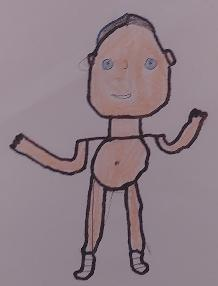
%> input picture Database_compressed/7 ans/bonhomme/personnage_7_13.jpg, 218 x 286 px
$ octave opti_cercle.m   (GNU Octave 9; MATLAB toolbox functions it lacks are replaced by stand-ins)
%> lines starting %> are read from the running program, lines starting %| are printed output that depends on the picture; in (x1, y1, x2, y2) boxes, pixels count from 0 and x2, y2 are one past the last pixel; in counts of white or black regions, pixels touching at a corner belong together; the program's own positions count from 1
### circle_hough.m
function [h, margin] = circle_hough(b, rrange, varargin)
%CIRCLE_HOUGH Hough transform for circles
%   [H, MARGIN] = CIRCLE_HOUGH(B, RADII) takes a binary 2-D image B and a
%   vector RADII giving the radii of circles to detect. It returns the 3-D
%   accumulator array H, and an integer MARGIN such that H(I,J,K) contains
%   the number of votes for the circle centred at B(I-MARGIN, J-MARGIN),
%   with radius RADII(K). Circles which pass through B but whose centres
%   are outside B receive votes.
%
%   [H, MARGIN] = CIRCLE_HOUGH(B, RADII, opt1, ...) allows options to be
%   set. Each option is a string, which if included has the following
%   effect:
%
%   'same' returns only the part of H corresponding to centre positions
%   within the image. In this case H(:,:,k) has the same dimensions as B,
%   and MARGIN is 0. This option should not be used if circles whose
%   centres are outside the image are to be detected.
%
%   'normalise' multiplies each slice of H, H(:,:,K), by 1/RADII(K). This
%   may be useful because larger circles get more votes, roughly in
%   proportion to their radius.
%
%   The spatial resolution of the accumulator is the same as the spatial
%   resolution of the original image. Smoothing the accumulator array
%   allows the effective resolution to be controlled, and this is probably
%   essential for sensitivity to circles of arbitrary radius if the spacing
%   between radii is greater than 1. If time or memory requirements are a
%   problem, a generalisation of this function to allow larger bins to be
%   used from the start would be worthwhile.
%
%   Each feature in B is allowed 1 vote for each circle. This function
%   could easily be generalised to allow weighted features.
%
%   See also CIRCLEPOINTS, CIRCLE_HOUGHPEAKS, CIRCLE_HOUGHDEMO
% Copyright David Young 2008, 2010
% argument checking
opts = {'same' 'normalise'};
narginchk(2, 2+length(opts));
validateattributes(rrange, {'double'}, {'real' 'positive' 'vector'});
if ~all(ismember(varargin, opts))
    error('Unrecognised option');
end
% get indices of non-zero features of b
[featR, featC] = find(b);
% set up accumulator array - with a margin to avoid need for bounds checking
[nr, nc] = size(b);
nradii = length(rrange);
margin = ceil(max(rrange));
nrh = nr + 2*margin;        % increase size of accumulator
nch = nc + 2*margin;
h = zeros(nrh*nch*nradii, 1, 'uint32');  % 1-D for now, uint32 a touch faster
% get templates for circles at all radii - these specify accumulator
% elements to increment relative to a given feature
tempR = []; tempC = []; tempRad = [];
for i = 1:nradii
    [tR, tC] = circlepoints(rrange(i));
    tempR = [tempR tR]; %#ok<*AGROW>
    tempC = [tempC tC];
    tempRad = [tempRad repmat(i, 1, length(tR))];
end
% Convert offsets into linear indices into h - this is similar to sub2ind.
% Take care to avoid negative elements in either of these so can use
% uint32, which speeds up processing by a factor of more than 3 (in version
% 7.5.0.342)!
tempInd = uint32( tempR+margin + nrh*(tempC+margin) + nrh*nch*(tempRad-1) );
featInd = uint32( featR' + nrh*(featC-1)' );
% Loop over features
for f = featInd
    % shift template to be centred on this feature
    incI = tempInd + f;
    % and update the accumulator
    h(incI) = h(incI) + 1;
end
% Reshape h, convert to double, and apply options
h = reshape(double(h), nrh, nch, nradii);
if ismember('same', varargin)
    h = h(1+margin:end-margin, 1+margin:end-margin, :);
    margin = 0;
end
if ismember('normalise', varargin)
    h = bsxfun(@rdivide, h, reshape(rrange, 1, 1, length(rrange)));
end
end

### circle_houghpeaks.m
function peaks = circle_houghpeaks(h, radii, varargin)
%CIRCLE_HOUGHPEAKS finds peaks in the output of CIRCLE_HOUGH
%   PEAKS = CIRCLE_HOUGHPEAKS(H, RADII, MARGIN, OPTIONS) locates the
%   positions of peaks in the output of CIRCLE_HOUGH. The result PEAKS is a
%   3 x N array, where each column gives the position and radius of a
%   possible circle in the original array. The first row of PEAKS has the
%   x-coordinates, the second row has the y-coordinates, and the third row
%   has the radii.
%
%   H is the 3D accumulator array returned by CIRCLE_HOUGH.
%
%   RADII is the array of radii which was passed as an argument to
%   CIRCLE_HOUGH.
%
%   MARGIN is optional, and may be omitted if the 'same' option was used
%   with CIRCLE_HOUGH. Otherwise, it should be the second result returned
%   by CIRCLE_HOUGH.
%
%   OPTIONS is a comma-separated list of parameter/value pairs, with the
%   following effects:
%
%   'Smoothxy' causes each x-y layer of H to be smoothed before peak
%   detection using a 2D Gaussian kernel whose "sigma" parameter is given
%   by the value of this argument.
%
%   'Smoothr' causes each radius column of H to be smoothed before peak
%   detection using a 1D Gaussian kernel whose "sigma" parameter is given
%   by the value of this argument.
%
%       Note: Smoothing may be useful to locate peaks in noisy accumulator
%       arrays. However, it may also cause the performance to deteriorate
%       if H contains sharp peaks. It is most likely to be useful if
%       neighbourhood suppression (see below) is not used.
%
%       Both smoothing operations use reflecting boundary conditions to
%       compute values close to the boundaries.
%
%   'Threshold' sets the minimum number of votes (after any smoothing)
%   needed for a peak to be counted. The default is 0.5 * the maximum value
%   in H.
%
%   'Npeaks' sets the maximum number of peaks to be found. The highest
%   NPEAKS peaks are returned, unless the threshold causes fewer than
%   NPEAKS peaks to be available.
%
%   'Nhoodxy' must be followed by an odd integer, which sets a minimum
%   spatial separation between peaks. See below for a more precise
%   statement. The default is 1.
%
%   'Nhoodr' must be followed by an odd integer, which sets a minimum
%   separation in radius between peaks. See below for a more precise
%   statement. The default is 1.
%
%       When a peak has been found, no other peak with a position within an
%       NHOODXY x NHOODXY x NHOODR box centred on the first peak will be
%       detected. Peaks are found sequentially; for example, after the
%       highest peak has been found, the second will be found at the
%       largest value in H excepting the exclusion box found the first
%       peak. This is similar to the mechanism provided by the Toolbox
%       function HOUGHPEAKS.
%
%       If both the 'Nhoodxy' and 'Nhoodr' options are omitted, the effect
%       is not quite the same as setting each of them to 1. Instead of a
%       sequential algorithm with repeated passes over H, the Toolbox
%       function IMREGIONALMAX is used. This may produce slightly different
%       results, since an above-threshold point adjacent to a peak will
%       appear as an independent peak using the sequential suppression
%       algorithm, but will not be a local maximum.
%
%   See also CIRCLE_HOUGH, CIRCLE_HOUGHDEMO
% check arguments
params = checkargs(h, radii, varargin{:});
% smooth the accumulator - xy
if params.smoothxy > 0
    [m, hsize] = gaussmask1d(params.smoothxy);
    % smooth each dimension separately, with reflection
    h = cat(1, h(hsize:-1:1,:,:), h, h(end:-1:end-hsize+1,:,:));
    h = convn(h, reshape(m, length(m), 1, 1), 'valid');

    h = cat(2, h(:,hsize:-1:1,:), h, h(:,end:-1:end-hsize+1,:));
    h = convn(h, reshape(m, 1, length(m), 1), 'valid');
end
% smooth the accumulator - r
if params.smoothr > 0
    [m, hsize] = gaussmask1d(params.smoothr);
    h = cat(3, h(:,:,hsize:-1:1), h, h(:,:,end:-1:end-hsize+1));
    h = convn(h, reshape(m, 1, 1, length(m)), 'valid');
end
% set threshold
if isempty(params.threshold)
    params.threshold = 0.5 * max(h(:));
end
if isempty(params.nhoodxy) && isempty(params.nhoodr)
    % First approach to peak finding: local maxima

    % find the maxima
    maxarr = imregionalmax(h);

    maxarr = maxarr & h >= params.threshold;

    % get array indices
    peakind = find(maxarr);
    [y, x, rind] = ind2sub(size(h), peakind);
    peaks = [x'; y'; radii(rind)];

    % get strongest peaks
    if ~isempty(params.npeaks) && params.npeaks < size(peaks,2)
        [~, ind] = sort(h(peakind), 'descend');
        ind = ind(1:params.npeaks);
        peaks = peaks(:, ind);
    end

else
    % Second approach: iterative global max with suppression
    if isempty(params.nhoodxy)
        params.nhoodxy = 1;
    elseif isempty(params.nhoodr)
        params.nhoodr = 1;
    end
    nhood2 = ([params.nhoodxy params.nhoodxy params.nhoodr]-1) / 2;

    if isempty(params.npeaks)
        maxpks = 0;
        peaks = zeros(3, round(numel(h)/100));  % preallocate
    else
        maxpks = params.npeaks;
        peaks = zeros(3, maxpks);  % preallocate
    end

    np = 0;
    while true
        [r, c, k, v] = max3(h);
        % stop if peak height below threshold
        if v < params.threshold || v == 0
            break;
        end
        np = np + 1;
        peaks(:, np) = [c; r; radii(k)];
        % stop if done enough peaks
        if np == maxpks
            break;
        end
        % suppress this peak
        r0 = max([1 1 1], [r c k]-nhood2);
        r1 = min(size(h), [r c k]+nhood2);
        h(r0(1):r1(1), r0(2):r1(2), r0(3):r1(3)) = 0;
    end
    peaks(:, np+1:end) = [];   % trim
end
% adjust for margin
if params.margin > 0
    peaks([1 2], :) = peaks([1 2], :) - params.margin;
end
end
function params = checkargs(h, radii, varargin)
% Argument checking
ip = inputParser;
% required
htest = @(h) validateattributes(h, {'double'}, {'real' 'nonnegative' 'nonsparse'});
ip.addRequired('h', htest);
rtest = @(radii) validateattributes(radii, {'double'}, {'real' 'positive' 'vector'});
ip.addRequired('radii', rtest);
% optional
mtest = @(n) validateattributes(n, {'double'}, {'real' 'nonnegative' 'integer' 'scalar'});
ip.addOptional('margin', 0, mtest);
% parameter/value pairs
stest = @(s) validateattributes(s, {'double'}, {'real' 'nonnegative' 'scalar'});
ip.addParamValue('smoothxy', 0, stest);
ip.addParamValue('smoothr', 0, stest);
ip.addParamValue('threshold', [], stest);
nptest = @(n) validateattributes(n, {'double'}, {'real' 'positive' 'integer' 'scalar'});
ip.addParamValue('npeaks', [], nptest);
nhtest = @(n) validateattributes(n, {'double'}, {'odd' 'positive' 'scalar'});
ip.addParamValue('nhoodxy', [], nhtest);
ip.addParamValue('nhoodr', [], nhtest);
ip.parse(h, radii, varargin{:});
params = ip.Results;
end
% [15 lines left out: functions gaussmask1d, max3, not called in this run]

### circlepoints.m
function [x, y] = circlepoints(r)
%CIRCLEPOINTS  Returns integer points close to a circle
%   [X, Y] = CIRCLEPOINTS(R) where R is a scalar returns coordinates of
%   integer points close to a circle of radius R, such that none is
%   repeated and there are no gaps in the circle (under 8-connectivity).
%
%   If R is a row vector, a circle is generated for each element of R and
%   the points concatenated.
%   Copyright David Young 2010
x = [];
y = [];
for rad = r
    [xp, yp] = circlepoints1(rad);
    x = [x xp];
    y = [y yp];
end
end

% [25 lines left out: function circlepoints1, not called in this run]

### opti_cercle.m
%% optimisation nb cercle
clear all; close all; clc

I = imread("Database_compressed\7 ans\bonhomme\personnage_7_13.jpg");
%> I is the input picture: size 286x218x3 uint8; mean R, G, B 143.2, 126.6, 134.9

I = imgaussfilt(I, 0.7);

RGB = I;
se = strel('disk',2);
I  = im2gray(RGB);
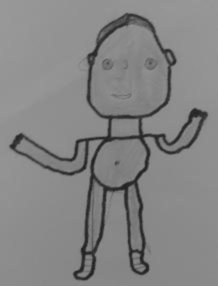
%> I: size 286x218 uint8; min 33, max 152, mean 132.5
I=(255-I)/255;
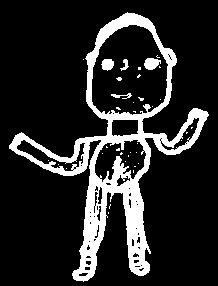
%> I: size 286x218 uint8; values 0 (black) and 1 (white), 15.5% white; 37 white regions (32 under 20 px), largest, box (x1, y1, x2, y2) and area: (9, 12, 209, 282) 9178, (144, 58, 161, 70) 148, (101, 59, 114, 71) 119, (111, 93, 132, 99) 55, (120, 59, 129, 71) 49

% BW1 =imdilate(I,se);
%
% BW2=imfill(BW1,'holes');
% BW2 =imerode(BW2,se);
BW3 = double(edge(I,'canny',0.5));
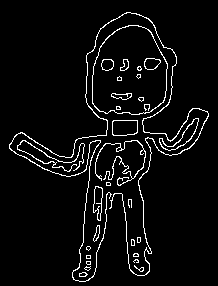
%> BW3: size 286x218 double; values 0 (black) and 1 (white), 4.9% white in thin lines or dots, all inside (x1, y1, x2, y2) = (9, 12, 209, 282)

figure(),
imshow(BW3, []); colorbar

[m, n] = size(BW3);
%> m = 286; n = 218
mini = (m + n) / 100;
%> mini = 5.04
maxi = (m + n) / log(m*n);
%> maxi = 45.65
radii = mini:7:maxi;
%> radii = [5.04 12.04 19.04 26.04 33.04 40.04]
h = circle_hough(BW3, radii, 'same');
%> in circle_hough, `[featR, featC] = find(b);`: featR = 3068 values from 13 to 282; featC = 3068 values from 10 to 209
%> in circle_hough, `featInd = uint32( featR' + nrh*(featC-1)' );`: featInd = 3068 values from 3457 to 76661
%> the loop in circle_hough, `for f = featInd` made 3068 passes
%> f on passes 1 to 3: 3457, 3458, 3459

seuil = 0.9*max(h(:));
%> seuil = 59.4
peaks = circle_houghpeaks(h, radii, 'npeaks', 2, 'threshold', seuil);
%> in circle_houghpeaks, `params = checkargs(h, radii, varargin{:});`: params = {margin 0, npeaks 2, radii [5.04 12.04 19.04 26.04 33.04 40.04], smoothr 0, smoothxy 0, threshold 59.4}
%> in circle_houghpeaks, `peakind = find(maxarr);`: peakind = 350702
%> in circle_houghpeaks, `[y, x, rind] = ind2sub(size(h), peakind);`: y = 66; x = 137; rind = 6
%> in circle_houghpeaks, `peaks = [x'; y'; radii(rind)];`: peaks = [137; 66; 40.04]
%> peaks = [137; 66; 40.04]

figure,
imshow(RGB);
hold on;
for peak = peaks

    [x, y] = circlepoints(peak(3));
    plot(x+peak(1), y+peak(2), 'g-');
end
%> this loop made 1 pass
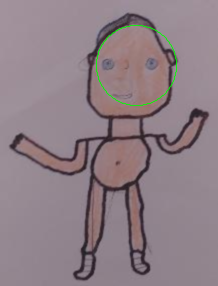
%> figure redrawn from the program's plot data
hold off

$ run again, with Database_compressed/7 ans/bonhomme/personnage_7_1.jpg copied over Database_compressed/7 ans/bonhomme/personnage_7_13.jpg
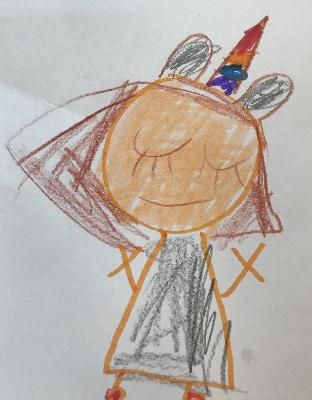
%> input picture Database_compressed/7 ans/bonhomme/personnage_7_1.jpg, 312 x 400 px
%> I is the input picture: size 400x312x3 uint8; mean R, G, B 186.2, 176.8, 168.8
%> `I=(255-I)/255;`:
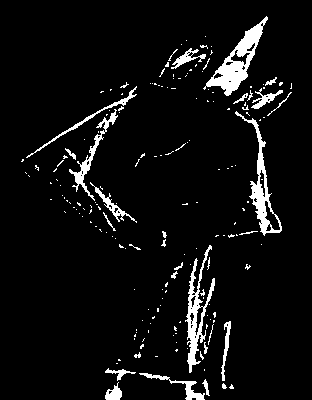
%> I: size 400x312 uint8; values 0 (black) and 1 (white), 5.9% white; 184 white regions (154 under 20 px), largest, box (x1, y1, x2, y2) and area: (203, 16, 268, 96) 1457, (185, 245, 215, 373) 1110, (235, 111, 282, 236) 1058
%> BW3: size 400x312 double; values 0 (black) and 1 (white), 3.4% white in thin lines or dots, all inside (x1, y1, x2, y2) = (26, 16, 294, 399)
%> featR = 4303 values from 17 to 399; featC = 4303 values from 27 to 294
%> featInd = 4303 values from 13520 to 150689
%> the loop in circle_hough, `for f = featInd` made 4303 passes
%> f on passes 1 to 3: 13520, 13521, 14033
%> seuil = 55.8
%> params = {margin 0, npeaks 2, radii [7.12 14.12 21.12 28.12 35.12 42.12 49.12 56.12], smoothr 0, smoothxy 0, threshold 55.8}
%> peakind = [813932; 926160; 936723; 975087]
%> y = [332; 160; 323; 287]; x = [163; 132; 158; 254]; rind = [7; 8; 8; 8]
%> in circle_houghpeaks, `peaks = [x'; y'; radii(rind)];`: peaks = [163 132 158 254; 332 160 323 287; 49.12 56.12 56.12 56.12]
%> in circle_houghpeaks, `[~, ind] = sort(h(peakind), 'descend');`: ind = [3; 2; 4; 1]
%> in circle_houghpeaks, `ind = ind(1:params.npeaks);`: ind = [3; 2]
%> in circle_houghpeaks, `peaks = peaks(:, ind);`: peaks = [158 132; 323 160; 56.12 56.12]
%> the loop `for peak = peaks` made 2 passes
%> peak on passes 1 to 2: [158; 323; 56.12], [132; 160; 56.12]
%> after the loop `for peak = peaks`:
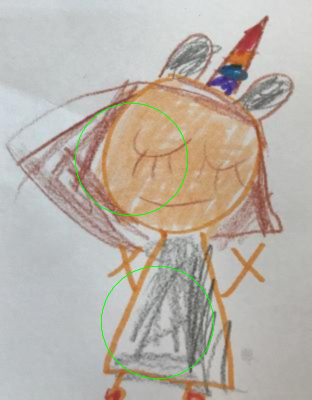
%> figure redrawn from the program's plot data
